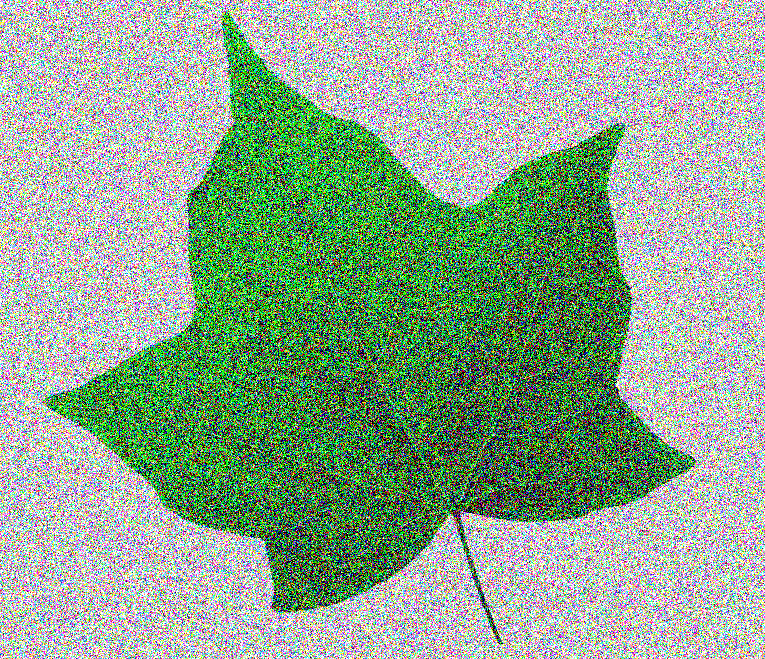
#> input picture images/leaf-noise.png, 765 x 659 px
$ python ThresholdingTriangleFilterNoise.py
#> lines starting #> are read from the running program, lines starting #| are printed output that depends on the picture; after the words box and inside, x2 and y2 are one past the last pixel; in counts of white or black regions, pixels touching at a corner belong together
import cv2
from matplotlib import pyplot as plt

def ShowImgWithMatplotlib(colorImg, title, pos):
    imgRGB=colorImg[:, :, ::-1]
    ax=plt.subplot(3, 2, pos)
    plt.imshow(imgRGB)
    plt.title(title)
    plt.axis('off')

def ShowHistWithMatplotlibGray(hist, title, pos, color, otsu=-1):
    ax=plt.subplot(3, 2, pos)
    plt.xlabel("bins")
    plt.ylabel("number of pixels")
    plt.xlim([0, 256])
    plt.axvline(x=otsu, color='m', linestyle='--')
    plt.plot(hist, color=color)

fig=plt.figure(figsize=(11, 10))
plt.suptitle("Triangle binarization algorithm applying a Gaussian filter", fontsize=14, fontweight='bold')
fig.patch.set_facecolor('silver')

image=cv2.imread('images/leaf-noise.png')
#> image is the input picture: shape (659, 765, 3); mean B, G, R 143.7, 166.8, 143.8
grayImage=cv2.cvtColor(image, cv2.COLOR_BGR2GRAY)
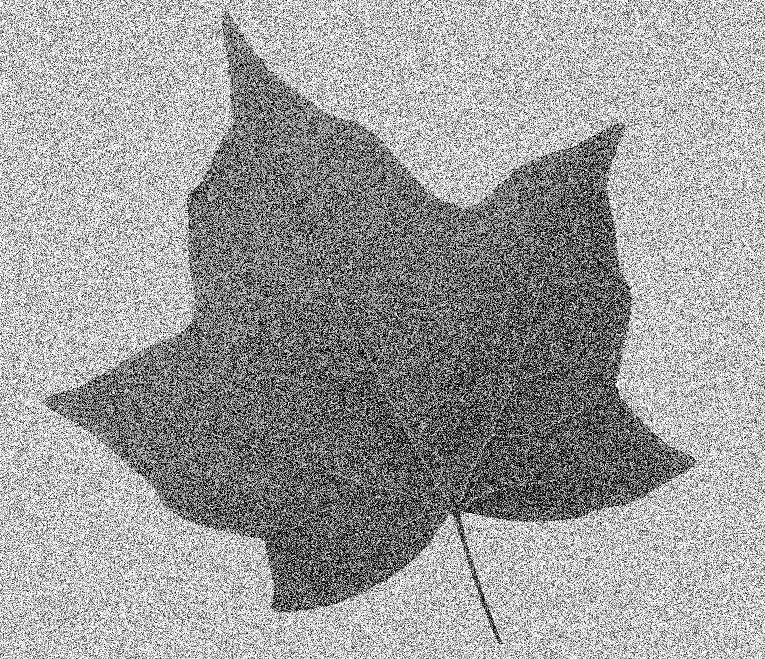
#> grayImage: shape (659, 765); min 0, max 255, mean 157.3
hist=cv2.calcHist([grayImage], [0], None, [256], [0, 256])
#> hist = 256 values, max 39713 at index 255, min 662 at index 2, mean 1969.3
ret1, th1=cv2.threshold(grayImage, 0, 255, cv2.THRESH_BINARY+cv2.THRESH_TRIANGLE)
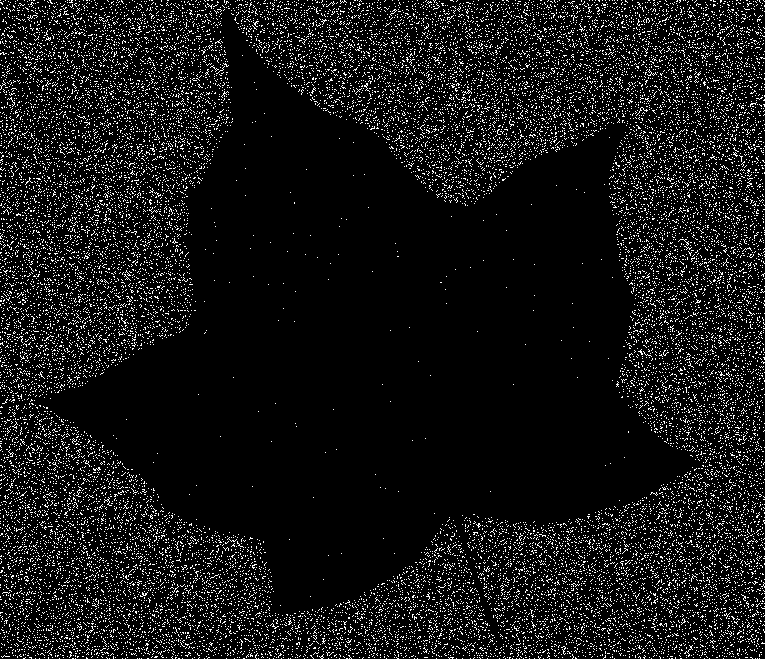
#> th1: shape (659, 765); 8.7% white in thin lines or dots
#> ret1 = 252
grayImageBlurred=cv2.GaussianBlur(grayImage, (25, 25), 0)
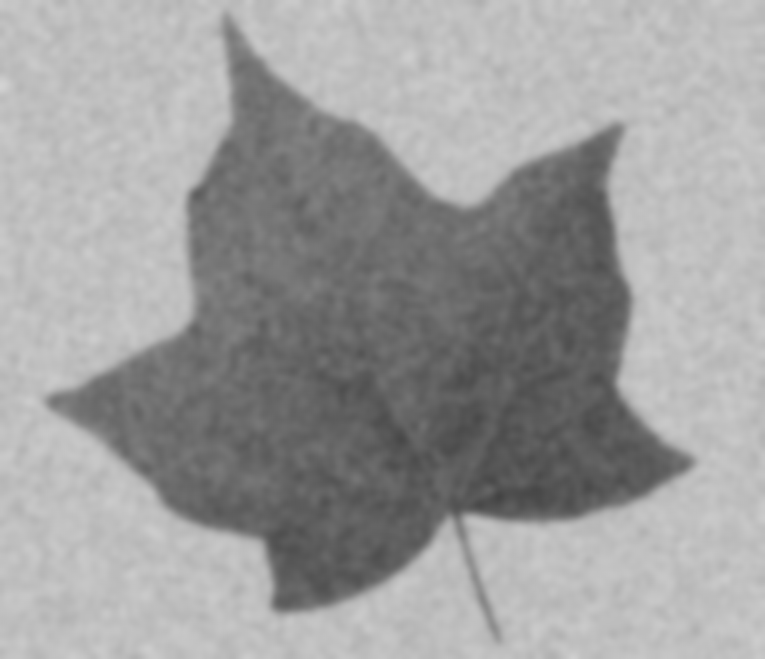
#> grayImageBlurred: shape (659, 765); min 67, max 211, mean 157.3
hist2=cv2.calcHist([grayImageBlurred], [0], None, [256], [0, 256])
#> hist2 = 256 values, max 30723 at index 191, min 0 at index 0, mean 1969.3
ret2, th2=cv2.threshold(grayImageBlurred, 0, 255, cv2.THRESH_BINARY+cv2.THRESH_TRIANGLE)
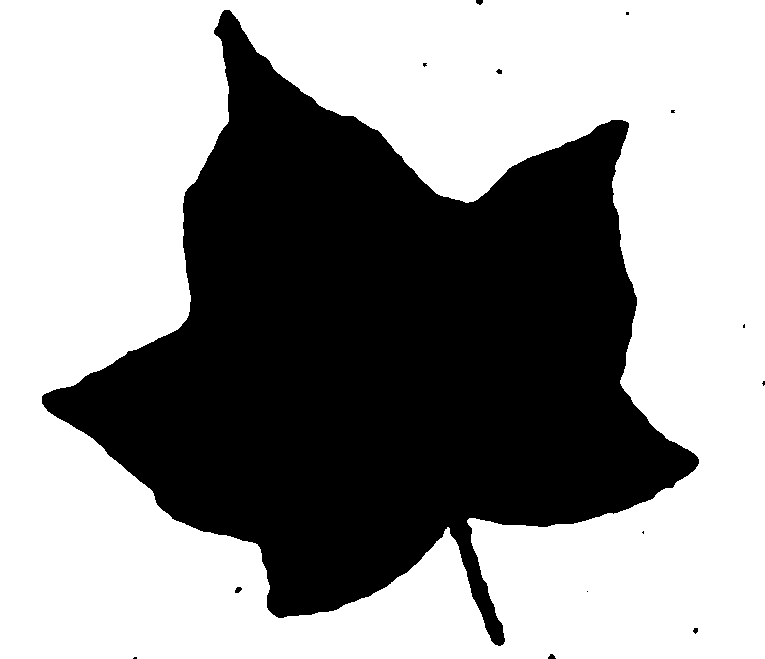
#> th2: shape (659, 765); 59.4% white; 14 black regions (8 under 20 px), largest, box (x1, y1, x2, y2) and area: (42, 10, 699, 646) 204503, (235, 587, 242, 593) 31, (476, 0, 483, 5) 28, (548, 654, 556, 659) 28, (496, 69, 502, 74) 22, (693, 628, 698, 634) 22
#> ret2 = 178

ShowImgWithMatplotlib(image, "image with noise", 1)
ShowImgWithMatplotlib(cv2.cvtColor(grayImage, cv2.COLOR_GRAY2BGR), "gray img with noise", 2)
ShowHistWithMatplotlibGray(hist, "grayscale histogram", 3, 'm', ret1)
ShowImgWithMatplotlib(cv2.cvtColor(th1, cv2.COLOR_GRAY2BGR), "Triangle binarization (before applying a Gaussian filter)", 4)
#> in ShowImgWithMatplotlib (call 3), `imgRGB=colorImg[:, :, ::-1]`: imgRGB: shape (659, 765, 3); 8.7% white in thin lines or dots
ShowHistWithMatplotlibGray(hist2, "grayscale histogram", 5, 'm', ret2)
ShowImgWithMatplotlib(cv2.cvtColor(th2, cv2.COLOR_GRAY2BGR), "Triangle binarization (after applying a Gaussian filter)", 6)
plt.show()
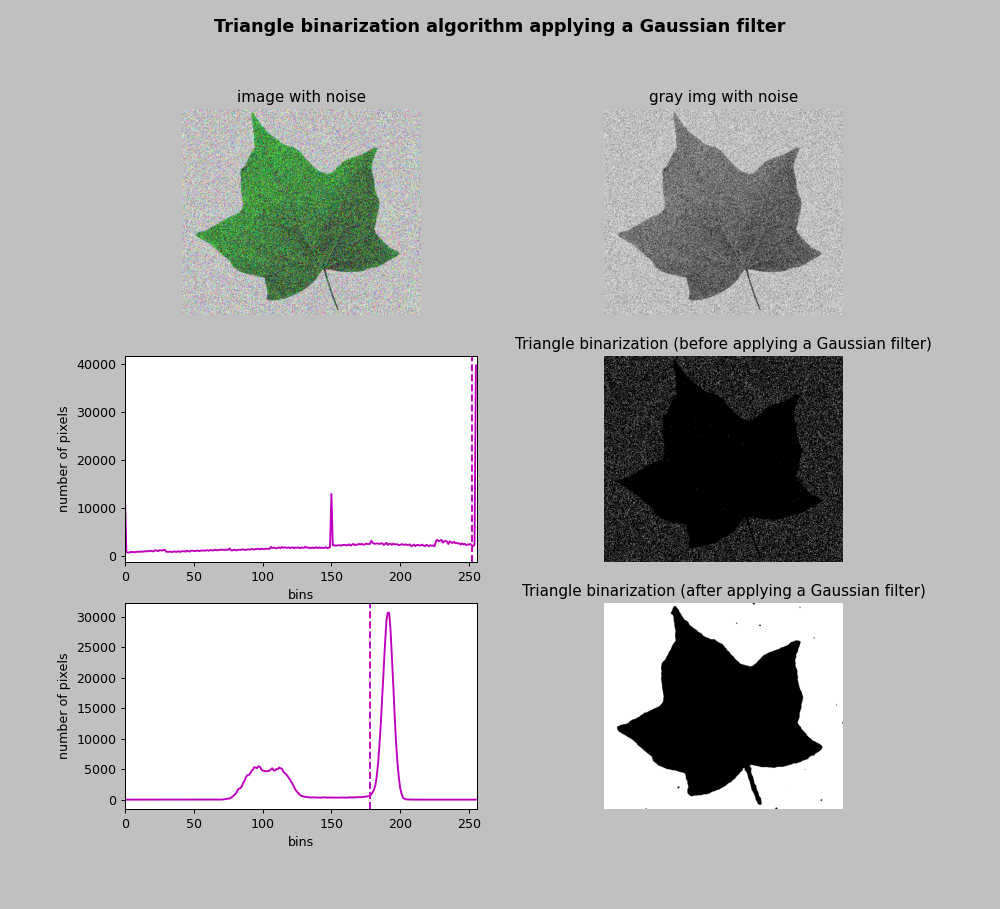
#> figure drawn by matplotlib, 6 panels; panel 3: curve peaks at x = 255, y = 39713; panel 5: curve peaks at x = 191, y = 30723

$ run again, with images/cat-face.png copied over images/leaf-noise.png
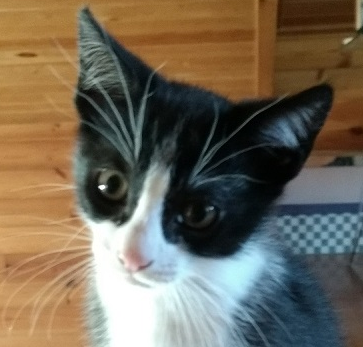
#> input picture images/cat-face.png, 363 x 347 px
#> image is the input picture: shape (347, 363, 3); mean B, G, R 87.1, 104.1, 114.1
#> hist = 256 values, max 2279 at index 255, min 9 at index 0, mean 492
#> `ret1, th1=cv2.threshold(grayImage, 0, 255, cv2.THRESH_BINARY+cv2.THRES..`:
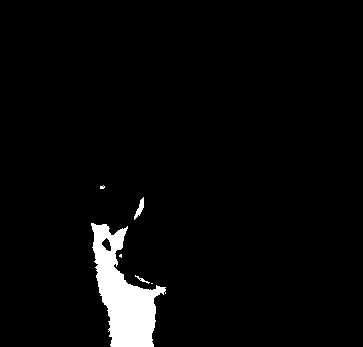
#> th1: shape (347, 363); 3.6% white; 6 white regions (3 under 20 px), largest, box (x1, y1, x2, y2) and area: (91, 223, 166, 347) 4433, (134, 197, 144, 220) 93, (135, 275, 150, 284) 32
#> ret1 = 248
#> hist2 = 256 values, max 1597 at index 255, min 0 at index 0, mean 492
#> `ret2, th2=cv2.threshold(grayImageBlurred, 0, 255, cv2.THRESH_BINARY+cv..`:
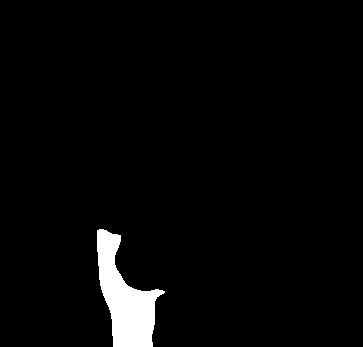
#> th2: shape (347, 363); 3.1% white; 1 white region, box (x1, y1, x2, y2) and area: (97, 229, 165, 347) 3865
#> ret2 = 245

$ run again, with images/cat.png copied over images/leaf-noise.png
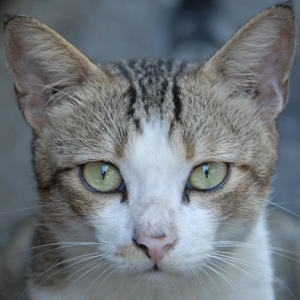
#> input picture images/cat.png, 300 x 300 px
#> image is the input picture: shape (300, 300, 3); mean B, G, R 123, 118.5, 112.1
#> hist = 256 values, max 1581 at index 97, min 0 at index 0, mean 351.6
#> `ret1, th1=cv2.threshold(grayImage, 0, 255, cv2.THRESH_BINARY+cv2.THRES..`:
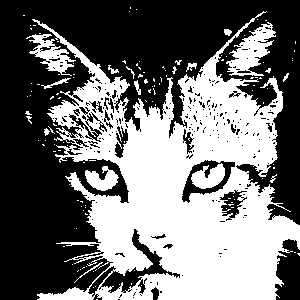
#> th1: shape (300, 300); 44.3% white; 132 white regions (116 under 20 px), largest, box (x1, y1, x2, y2) and area: (32, 11, 300, 300) 35966, (226, 22, 276, 76) 1232, (26, 34, 76, 76) 800
#> ret1 = 115
#> hist2 = 256 values, max 1803 at index 97, min 0 at index 0, mean 351.6
#> `ret2, th2=cv2.threshold(grayImageBlurred, 0, 255, cv2.THRESH_BINARY+cv..`:
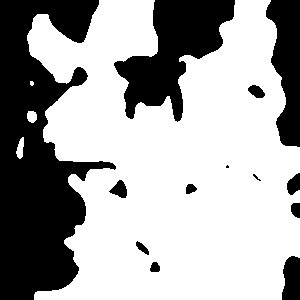
#> th2: shape (300, 300); 65.2% white; 13 black regions (2 under 20 px), largest, box (x1, y1, x2, y2) and area: (0, 0, 116, 300) 19350, (114, 0, 235, 122) 6984, (266, 0, 300, 147) 3363
#> ret2 = 100
